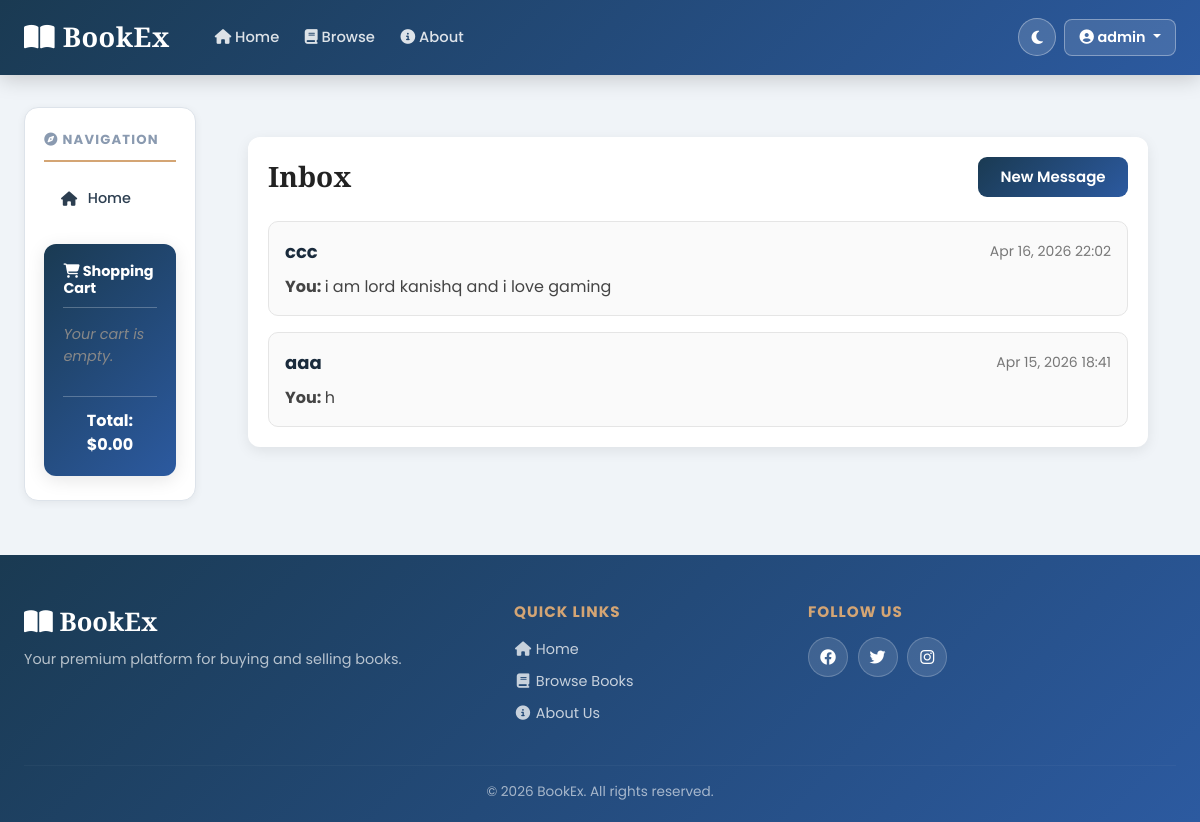
The page /inbox/ (signed in) on the database its author committed.
### bookMng/models.py (models this page shows, shortened)
class MessageThread(models.Model):
    user1 = models.ForeignKey(
        settings.AUTH_USER_MODEL,
        on_delete=models.CASCADE,
        related_name="message_threads_as_user1",
    )
    user2 = models.ForeignKey(
        settings.AUTH_USER_MODEL,
        on_delete=models.CASCADE,
        related_name="message_threads_as_user2",
    )
    created_at = models.DateTimeField(auto_now_add=True)
    updated_at = models.DateTimeField(auto_now=True)
    class Meta:
        ordering = ["-updated_at"]
        constraints = [
            models.UniqueConstraint(
                fields=["user1", "user2"],
                name="unique_message_thread_pair",
            )
        ]
    def other_user(self, current_user):
        if current_user == self.user1:
            return self.user2
        return self.user1
    def latest_message(self):
        return self.messages.order_by("-created_at").first()
    def unread_count_for(self, user):
        return self.messages.filter(recipient=user, is_read=False).count()

class PrivateMessage(models.Model):
    thread = models.ForeignKey(
        MessageThread,
        on_delete=models.CASCADE,
        related_name="messages",
    )
    sender = models.ForeignKey(
        settings.AUTH_USER_MODEL,
        on_delete=models.CASCADE,
        related_name="sent_private_messages",
    )
    recipient = models.ForeignKey(
        settings.AUTH_USER_MODEL,
        on_delete=models.CASCADE,
        related_name="received_private_messages",
    )
    body = models.TextField()
    is_read = models.BooleanField(default=False)
    created_at = models.DateTimeField(auto_now_add=True)
    read_at = models.DateTimeField(null=True, blank=True)
    class Meta:
        ordering = ["created_at"]

### bookMng/views.py (the view)
# urls.py: path("inbox/", views.inbox, name="inbox"),
@login_required
@require_GET
def inbox(request: HttpRequest) -> HttpResponse:
    threads = (
        MessageThread.objects
        .filter(Q(user1=request.user) | Q(user2=request.user))
        .prefetch_related("messages", "user1", "user2")
        .order_by("-updated_at")
    )
    thread_data = []
    for thread in threads:
        other_user = thread.other_user(request.user)
        latest_message = thread.latest_message()
        unread_count = thread.unread_count_for(request.user)
        thread_data.append(
            {
                "thread": thread,
                "other_user": other_user,
                "latest_message": latest_message,
                "unread_count": unread_count,
            }
        )
    context = {
        "thread_data": thread_data,
    }
    return render(request, "bookMng/inbox.html", context)

### bookEx/templates/bookMng/inbox.html (shortened to what this page needs)
{% extends "base.html" %}
{% load static %}
{% block content %}
<div class="message-box-container">
    <div class="message-box-header">
        <h1>Inbox</h1>
        <a class="btn-primary" href="{% url 'compose_message' %}">New Message</a>
    </div>
    {% if thread_data %}
        <div class="thread-list">
            {% for item in thread_data %}
                <a class="thread-card" href="{% url 'thread_detail' item.thread.id %}">
                    <div class="thread-card-top">
                        <span class="thread-username">{{ item.other_user.username }}</span>
                        {% if item.latest_message %}
                            <span class="thread-time">{{ item.latest_message.created_at|date:"M d, Y H:i" }}</span>
                        {% endif %}
                    </div>
                    <div class="thread-card-body">
                        {% if item.latest_message %}
                            <p>
                                <strong>
                                    {% if item.latest_message.sender == request.user %}
                                        You:
                                    {% else %}
                                        {{ item.other_user.username }}:
                                    {% endif %}
                                </strong>
                                {{ item.latest_message.body|truncatechars:90 }}
                            </p>
                        {% else %}
                            <p>No messages yet.</p>
                        {% endif %}
                    </div>
                </a>
            {% endfor %}
        </div>
    {% else %}
        <div class="empty-state">
            <p>You have no conversations yet.</p>
            <a class="btn-primary" href="{% url 'compose_message' %}">Start a Conversation</a>
        </div>
    {% endif %}
</div>
{% endblock %}

### bookEx/templates/base.html (shortened to what this page needs)
{% load static %}
<!DOCTYPE html>
<html lang="en" data-theme="light">
<head>
    <link href="https://cdn.jsdelivr.net/npm/bootstrap@5.3.0/dist/css/bootstrap.min.css" rel="stylesheet">
    <link rel="stylesheet" href="https://cdnjs.cloudflare.com/ajax/libs/font-awesome/6.4.0/css/all.min.css">
    <link href="{% static 'main.css' %}" rel="stylesheet" type="text/css">
    <link rel="stylesheet" href="{% static 'table_format.css' %}" type="text/css" />
    <link rel="stylesheet" href="{% static 'message_box.css' %}" />
</head>
<body>
    <div id="toast-container" class="toast-container position-fixed top-0 end-0 p-3" style="z-index:9999"></div>
    <nav class="navbar navbar-expand-lg premium-navbar">
        <div class="container-fluid px-4">
            <a class="navbar-brand fw-bold" href="/">
                <i class="fas fa-book-open"></i> BookEx
            </a>
            <div class="collapse navbar-collapse" id="navbarNav">
                <ul class="navbar-nav me-auto ms-3">
                    <li class="nav-item">
                        <a class="nav-link navtop-link" href="/"><i class="fas fa-home"></i> Home</a>
                    </li>
                    <li class="nav-item">
                        <a class="nav-link navtop-link" href="/displaybooks"><i class="fas fa-book"></i> Browse</a>
                    </li>
                    <li class="nav-item">
                        <a class="nav-link navtop-link" href="/aboutus/"><i class="fas fa-info-circle"></i> About</a>
                    </li>
                </ul>
                <div class="d-flex align-items-center gap-2">
                    <button class="theme-toggle-btn" id="themeToggle" title="Toggle theme"
                        aria-label="Toggle dark/light mode">
                        <i class="fas fa-moon" id="themeIcon"></i>
                    </button>
                    {% if user.is_authenticated %}
                    <div class="dropdown">
                        <button class="btn nav-user-btn dropdown-toggle" type="button" data-bs-toggle="dropdown">
                            <i class="fas fa-user-circle"></i> {{ user.username }}
                        </button>
                    </div>
                    {% endif %}
                </div>
            </div>
        </div>
    </nav>
    <div class="main-wrapper">
        <div class="container-fluid px-4">
            <div class="row g-4">
                <nav class="col-xl-2 col-lg-3 col-md-4 d-none d-md-block">
                    <div class="sidebar-content">
                        <h6 class="sidebar-title">
                            <i class="fas fa-compass"></i> Navigation
                        </h6>
                        <ul class="nav flex-column sidebar-nav">
                            {% block sidenav %}
                            <li class="nav-item">
                                <a class="nav-link sidebar-link" href="/"><i class="fas fa-home"></i> Home</a>
                            </li>
                            {% endblock sidenav %}
                        </ul>
                        {% if user.is_authenticated %}
                        <div class="cart-card mt-4">
                            <h6 class="cart-title">
                                <i class="fas fa-shopping-cart"></i> Shopping Cart
                            </h6>
                            <div id="cart-items" class="cart-items-list">
                            </div>
                            <div class="cart-footer">
                                <div class="cart-total">
                                    Total: $<span id="cart-total">0.00</span>
                                </div>
                            </div>
                        </div>
                        {% endif %}
                    </div>
                </nav>
                <main class="col-xl-10 col-lg-9 col-md-8 premium-content page-fade-in">
                    {% block content %}
                    {% endblock content %}
                </main>
            </div>
        </div>
    </div>
    <footer class="premium-footer">
        <div class="container-fluid px-4">
            <div class="row gy-4">
                <div class="col-md-5">
                    <div class="footer-brand">
                        <i class="fas fa-book-open"></i> BookEx
                    </div>
                    <p class="mt-2 footer-tagline">Your premium platform for buying and selling books.</p>
                </div>
                <div class="col-md-3">
                    <h6 class="footer-heading">Quick Links</h6>
                    <ul class="list-unstyled footer-links">
                        <li><a href="/"><i class="fas fa-home fa-fw"></i> Home</a></li>
                        <li><a href="/displaybooks"><i class="fas fa-book fa-fw"></i> Browse Books</a></li>
                        <li><a href="/aboutus/"><i class="fas fa-info-circle fa-fw"></i> About Us</a></li>
                    </ul>
                </div>
                <div class="col-md-4">
                    <h6 class="footer-heading">Follow Us</h6>
                    <div class="social-links">
                        <a href="#" aria-label="Facebook"><i class="fab fa-facebook"></i></a>
                        <a href="#" aria-label="Twitter"><i class="fab fa-twitter"></i></a>
                        <a href="#" aria-label="Instagram"><i class="fab fa-instagram"></i></a>
                    </div>
                </div>
            </div>
            <hr class="footer-divider">
            <p class="text-center footer-copy mb-0">&copy; 2026 BookEx. All rights reserved.</p>
        </div>
    </footer>
</body>
</html>

### bookEx/static/message_box.css (style rules this page uses)
.message-box-container { max-width: 900px; margin: 30px auto; padding: 20px; background: #ffffff; border-radius: 12px; box-shadow: 0 4px 14px rgba(0, 0, 0, 0.08); }
.message-box-header { display: flex; justify-content: space-between; align-items: center; gap: 16px; margin-bottom: 24px; flex-wrap: wrap; }
.message-box-header h1 { margin: 0; font-size: 28px; color: #222; }
.thread-list { display: grid; gap: 16px; }
.thread-card { display: block; text-decoration: none; color: inherit; padding: 16px; border: 1px solid #e5e5e5; border-radius: 10px; background: #fafafa; transition: transform 0.15s ease, box-shadow 0.15s ease; }
.thread-card-top { display: flex; justify-content: space-between; align-items: center; gap: 12px; margin-bottom: 10px; }
.thread-username { font-weight: 700; font-size: 18px; }
.thread-time { color: #777; font-size: 14px; }
.thread-card-body p { margin: 0; color: #444; }
.btn-primary, .btn-secondary { display: inline-block; width: fit-content; padding: 10px 18px; border: none; border-radius: 8px; cursor: pointer; font-size: 15px; text-decoration: none; }
.btn-primary { background: #2563eb; color: white; }

### rows shown on the page
MessageThread: other_user.username "ccc", latest_message.created_at "Apr 16, 2026 22:02", latest_message.body "i am lord kanishq and i love gaming"
MessageThread: other_user.username "aaa", latest_message.created_at "Apr 15, 2026 18:41", latest_message.body "h"

### other values the page prints
{{ user.username }} "admin"
